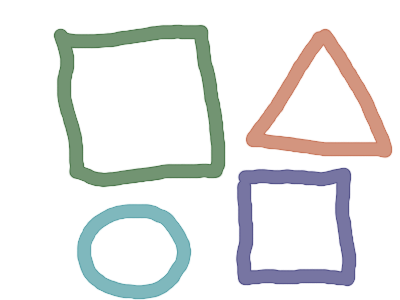
#> input picture ExerciseThree/img/MicrosoftTeams-image.png, 400 x 300 px, found by its file name
$ python main.py
#> lines starting #> are read from the running program, lines starting #| are printed output that depends on the picture; after the words box and inside, x2 and y2 are one past the last pixel; in counts of white or black regions, pixels touching at a corner belong together; long printed decimals are rounded
import numpy as np
import cv2 as cv

img = cv.imread('../img/MicrosoftTeams-image.png', 0)
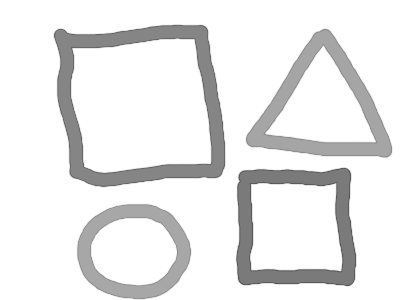
#> img: shape (300, 400); min 85, max 255, mean 232.9
ret, thresh = cv.threshold(img, 127, 255, 0)
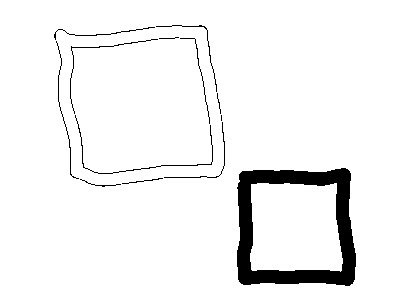
#> thresh: shape (300, 400); 94.6% white; 13 black regions (1 under 20 px)
contours, hierarchy = cv.findContours(thresh, 1, 2)
#> contours = 121 contours, 82 with area under 20; largest, box (x1, y1, x2, y2) and area: (0, 0, 400, 300) 119301, (236, 167, 357, 287) 13096, (250, 183, 343, 272) 7316, (160, 161, 213, 167) 106, (70, 45, 115, 52) 94
cnt = contours[0]
#> cnt = contour of 10 points, box (x1, y1, x2, y2) (94, 184, 117, 188), area 45
M = cv.moments(cnt)
#> M = moments, m00 45, centre m10/m00, m01/m00 = (104.9, 185.1)
print(M)
#> (printed output is left out)

cx = int(M['m10'] / M['m00'])
#> cx = 104
cy = int(M['m01'] / M['m00'])
#> cy = 185
print('x and y: ', cx, cy)
#| x and y:  104 185
area = cv.contourArea(cnt)
#> area = 45
print('area: ', area)
#| area:  45.0
perimeter = cv.arcLength(cnt, True)
#> perimeter = 46.49
print('perimeter: ', perimeter)
#| perimeter:  46.485

x, y, w, h = cv.boundingRect(cnt)
#> x = 94; y = 184; w = 23; h = 4
aspect_ratio = float(w) / h
#> aspect_ratio = 5.75
print('aspect_ratio: ', aspect_ratio)
#| aspect_ratio:  5.75

area = cv.contourArea(cnt)
x, y, w, h = cv.boundingRect(cnt)
rect_area = w * h
#> rect_area = 92
extent = float(area) / rect_area
#> extent = 0.489
print('extent: ', extent)
#| extent:  0.4891

area = cv.contourArea(cnt)
hull = cv.convexHull(cnt)
#> hull = [[94, 185], [95, 184], [115, 184], [116, 185], [115, 186], [104, 187], [102, 187], [95, 186]]
hull_area = cv.contourArea(hull)
#> hull_area = 53
solidity = float(area) / hull_area
#> solidity = 0.849
print('solidity:', solidity)
#| solidity: 0.8491

area = cv.contourArea(cnt)
equi_diameter = np.sqrt(4 * area / np.pi)
#> equi_diameter = 7.57
print('equi_diameter', equi_diameter)
#| equi_diameter 7.569

(x, y), (MA, ma), angle = cv.fitEllipse(cnt)
#> x = 105.1; y = 184.8; MA = 4.11; ma = 22.44; angle = 90.29
print('Orientation:', (x, y), (MA, ma), angle)
#| Orientation: (105.075, 184.845) (4.114, 22.441) 90.290

mask = (np.random.rand(1024, 1024) > 0.5).astype(np.uint8)
cv.drawContours(mask, [cnt], 0, 255, -1)
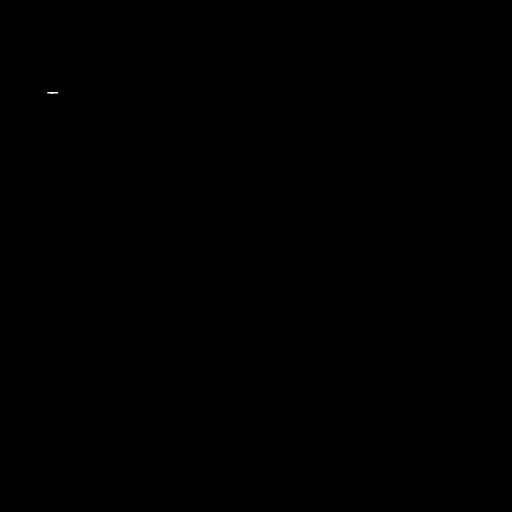
#> mask: shape (1024, 1024) (shown at 1/2 size); min 0, max 255, mean 0.5
pixelpoints = np.transpose(np.nonzero(mask))
#> pixelpoints = 525259 pairs, first value 0 to 1023, second value 0 to 1023
print('mask:', mask)
#> (printed output is left out)
print('pixelpoints', pixelpoints)
#> (printed output is left out)

mask = np.zeros(img.shape, np.uint8)
cv.drawContours(mask, [cnt], 0, 255, -1)
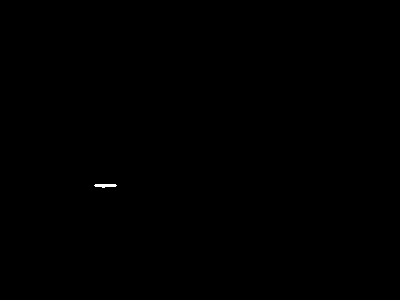
#> mask: shape (300, 400); 0.06% white; 1 white region, box (x1, y1, x2, y2) and area: (94, 184, 117, 188) 68
pixelpoints = np.transpose(np.nonzero(mask))
#> pixelpoints = 68 pairs, first value 184 to 187, second value 94 to 116

min_val, max_val, min_loc, max_loc = cv.minMaxLoc(img, mask=mask)
#> min_val = 99; max_val = 242; min_loc = (95, 185); max_loc = (115, 186)

mean_val = cv.mean(img, mask=mask)
#> mean_val = (149.5, 0, 0, 0)

leftmost = tuple(cnt[cnt[:, :, 0].argmin()][0])
#> leftmost = (94, 185)
rightmost = tuple(cnt[cnt[:, :, 0].argmax()][0])
#> rightmost = (116, 185)
topmost = tuple(cnt[cnt[:, :, 1].argmin()][0])
#> topmost = (95, 184)
bottommost = tuple(cnt[cnt[:, :, 1].argmax()][0])
#> bottommost = (104, 187)
